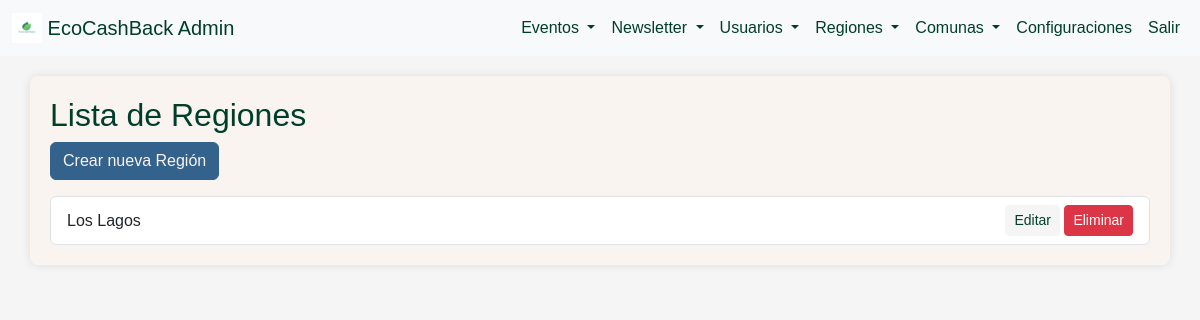
The app's page /administracion/regiones/, older data.
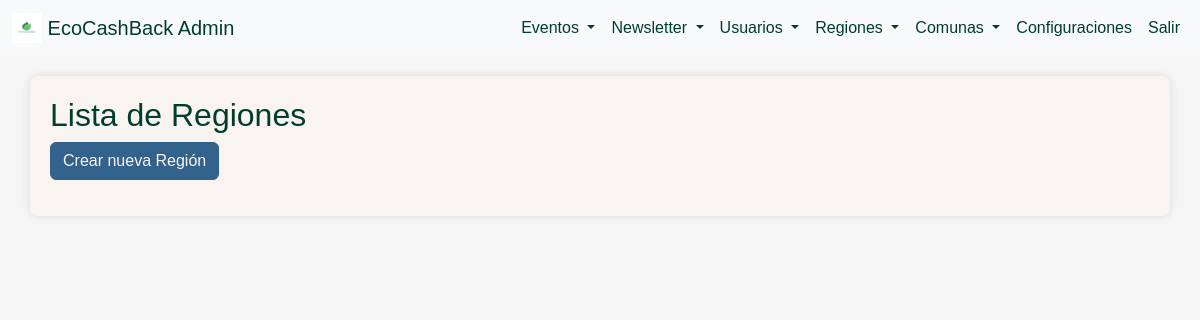
The same page, newer data.
### administracion/models.py (models this page shows, shortened)
class Region(models.Model):
    region_id = models.AutoField(primary_key=True)
    nombre = models.CharField(max_length=100)

### administracion/views.py (the view)
# urls.py: path('regiones/', region_list, name='region_list'),
def region_list(request):
    regiones = Region.objects.all()
    return render(request, 'administracion/ubicacion/region_list.html', {'regiones': regiones})

### administracion/templates/administracion/ubicacion/region_list.html (shortened to what this page needs)
{% load static %}
<!DOCTYPE html>
<html lang="es">
<head>
    <link rel="stylesheet" href="https://cdn.jsdelivr.net/npm/bootstrap@5.3.3/dist/css/bootstrap.min.css">
    <link rel="stylesheet" href="{% static 'css/admin_styles.css' %}">
</head>
<body>
    <nav class="navbar navbar-expand-lg navbar-light bg-light">
        <div class="container-fluid">
            <a class="navbar-brand" href="{% url 'admin_dashboard' %}">
                <img src="{% static 'img/logo-ecocashback.jpeg' %}" alt="Logo-EcoCashBack" width="30" height="30" class="d-inline-block align-top">
                EcoCashBack Admin
            </a>
            <div class="collapse navbar-collapse" id="navbarNav">
                <ul class="navbar-nav ms-auto">
                    <li class="nav-item dropdown">
                        <a class="nav-link dropdown-toggle" href="#" id="eventosDropdown" role="button" data-bs-toggle="dropdown" aria-expanded="false">
                            Eventos
                        </a>
                    </li>
                    <li class="nav-item dropdown">
                        <a class="nav-link dropdown-toggle" href="#" id="newsletterDropdown" role="button" data-bs-toggle="dropdown" aria-expanded="false">
                            Newsletter
                        </a>
                    </li>
                    <li class="nav-item dropdown">
                        <a class="nav-link dropdown-toggle" href="#" id="usuariosDropdown" role="button" data-bs-toggle="dropdown" aria-expanded="false">
                            Usuarios
                        </a>
                    </li>
                    <li class="nav-item dropdown">
                        <a class="nav-link dropdown-toggle" href="#" id="regionesDropdown" role="button" data-bs-toggle="dropdown" aria-expanded="false">
                            Regiones
                        </a>
                    </li>
                    <li class="nav-item dropdown">
                        <a class="nav-link dropdown-toggle" href="#" id="comunasDropdown" role="button" data-bs-toggle="dropdown" aria-expanded="false">
                            Comunas
                        </a>
                    </li>
                    <li class="nav-item">
                        <a class="nav-link" href="#">Configuraciones</a>
                    </li>
                    <li class="nav-item">
                        <a class="nav-link" href="#">Salir</a>
                    </li>
                </ul>
            </div>
        </div>
    </nav>
    <div class="container">
        <h2>Lista de Regiones</h2>
        <a class="btn btn-primary" href="{% url 'region_create' %}">Crear nueva Región</a>
        <ul class="list-group mt-3">
            {% for region in regiones %}
                <li class="list-group-item d-flex justify-content-between align-items-center">
                    {{ region.nombre }}
                    <div>
                        <a class="btn btn-secondary btn-sm" href="{% url 'region_update' region.pk %}">Editar</a>
                        <a class="btn btn-danger btn-sm" href="{% url 'region_delete' region.pk %}">Eliminar</a>
                    </div>
                </li>
            {% endfor %}
        </ul>
    </div>
</body>
</html>

Row changes from the older to the newer data that the page shows:
removed Region: nombre "Los Lagos"
